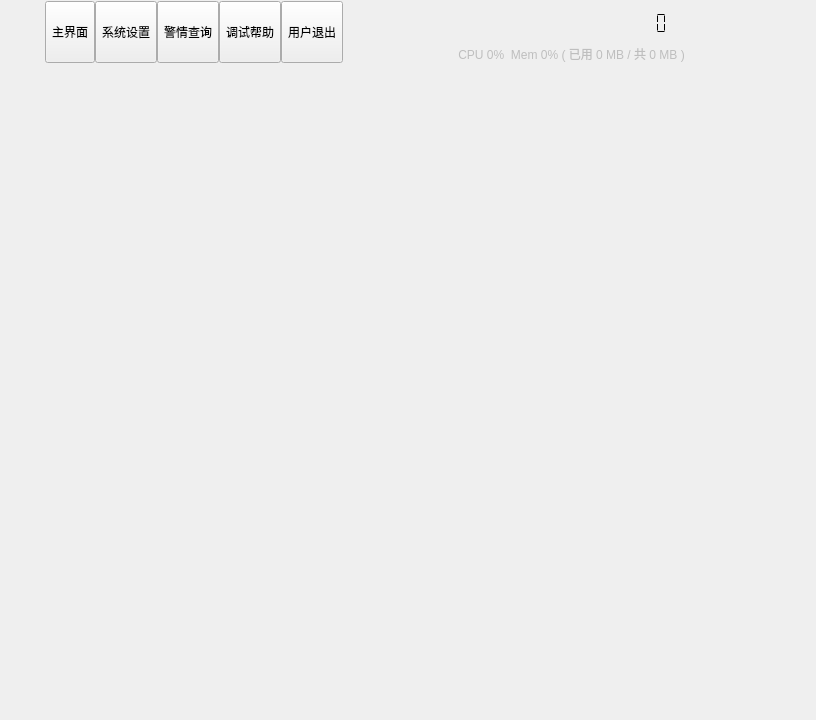
<?xml version="1.0" encoding="UTF-8"?>
<ui version="4.0">
 <class>frmMain</class>
 <widget class="QDialog" name="frmMain">
  <property name="geometry">
   <rect>
    <x>0</x>
    <y>0</y>
    <width>816</width>
    <height>720</height>
   </rect>
  </property>
  <property name="windowTitle">
   <string>Form</string>
  </property>
  <layout class="QVBoxLayout" name="verticalLayout">
   <property name="spacing">
    <number>0</number>
   </property>
   <property name="leftMargin">
    <number>1</number>
   </property>
   <property name="topMargin">
    <number>1</number>
   </property>
   <property name="rightMargin">
    <number>1</number>
   </property>
   <property name="bottomMargin">
    <number>1</number>
   </property>
   <item>
    <widget class="QWidget" name="widget_title" native="true">
     <property name="sizePolicy">
      <sizepolicy hsizetype="Preferred" vsizetype="Fixed">
       <horstretch>0</horstretch>
       <verstretch>0</verstretch>
      </sizepolicy>
     </property>
     <layout class="QHBoxLayout" name="horizontalLayout_2">
      <property name="spacing">
       <number>10</number>
      </property>
      <property name="leftMargin">
       <number>10</number>
      </property>
      <property name="topMargin">
       <number>0</number>
      </property>
      <property name="rightMargin">
       <number>0</number>
      </property>
      <property name="bottomMargin">
       <number>0</number>
      </property>
      <item>
       <widget class="QLabel" name="lab_Ico">
        <property name="text">
         <string/>
        </property>
        <property name="alignment">
         <set>Qt::AlignCenter</set>
        </property>
       </widget>
      </item>
      <item>
       <widget class="QLabel" name="lab_Title">
        <property name="styleSheet">
         <string notr="true"/>
        </property>
        <property name="text">
         <string/>
        </property>
        <property name="alignment">
         <set>Qt::AlignLeading|Qt::AlignLeft|Qt::AlignVCenter</set>
        </property>
       </widget>
      </item>
      <item>
       <widget class="QWidget" name="widget_top" native="true">
        <layout class="QHBoxLayout" name="horizontalLayout_3">
         <property name="spacing">
          <number>0</number>
         </property>
         <property name="leftMargin">
          <number>0</number>
         </property>
         <property name="topMargin">
          <number>0</number>
         </property>
         <property name="rightMargin">
          <number>0</number>
         </property>
         <property name="bottomMargin">
          <number>0</number>
         </property>
         <item>
          <widget class="QToolButton" name="btnMain">
           <property name="sizePolicy">
            <sizepolicy hsizetype="Fixed" vsizetype="Expanding">
             <horstretch>0</horstretch>
             <verstretch>0</verstretch>
            </sizepolicy>
           </property>
           <property name="text">
            <string>主界面</string>
           </property>
           <property name="icon">
            <iconset resource="../other/main.qrc">
             <normaloff>:/banner/main_main.png</normaloff>:/banner/main_main.png</iconset>
           </property>
           <property name="toolButtonStyle">
            <enum>Qt::ToolButtonTextUnderIcon</enum>
           </property>
          </widget>
         </item>
         <item>
          <widget class="QToolButton" name="btnConfig">
           <property name="sizePolicy">
            <sizepolicy hsizetype="Fixed" vsizetype="Expanding">
             <horstretch>0</horstretch>
             <verstretch>0</verstretch>
            </sizepolicy>
           </property>
           <property name="text">
            <string>系统设置</string>
           </property>
           <property name="icon">
            <iconset resource="../other/main.qrc">
             <normaloff>:/banner/main_config.png</normaloff>:/banner/main_config.png</iconset>
           </property>
           <property name="toolButtonStyle">
            <enum>Qt::ToolButtonTextUnderIcon</enum>
           </property>
          </widget>
         </item>
         <item>
          <widget class="QToolButton" name="btnData">
           <property name="sizePolicy">
            <sizepolicy hsizetype="Fixed" vsizetype="Expanding">
             <horstretch>0</horstretch>
             <verstretch>0</verstretch>
            </sizepolicy>
           </property>
           <property name="text">
            <string>警情查询</string>
           </property>
           <property name="icon">
            <iconset resource="../other/main.qrc">
             <normaloff>:/banner/main_data.png</normaloff>:/banner/main_data.png</iconset>
           </property>
           <property name="checked">
            <bool>false</bool>
           </property>
           <property name="toolButtonStyle">
            <enum>Qt::ToolButtonTextUnderIcon</enum>
           </property>
          </widget>
         </item>
         <item>
          <widget class="QToolButton" name="btnHelp">
           <property name="sizePolicy">
            <sizepolicy hsizetype="Fixed" vsizetype="Expanding">
             <horstretch>0</horstretch>
             <verstretch>0</verstretch>
            </sizepolicy>
           </property>
           <property name="styleSheet">
            <string notr="true"/>
           </property>
           <property name="text">
            <string>调试帮助</string>
           </property>
           <property name="icon">
            <iconset resource="../other/main.qrc">
             <normaloff>:/banner/main_help.png</normaloff>:/banner/main_help.png</iconset>
           </property>
           <property name="toolButtonStyle">
            <enum>Qt::ToolButtonTextUnderIcon</enum>
           </property>
          </widget>
         </item>
         <item>
          <widget class="QToolButton" name="btnExit">
           <property name="sizePolicy">
            <sizepolicy hsizetype="Fixed" vsizetype="Expanding">
             <horstretch>0</horstretch>
             <verstretch>0</verstretch>
            </sizepolicy>
           </property>
           <property name="styleSheet">
            <string notr="true"/>
           </property>
           <property name="text">
            <string>用户退出</string>
           </property>
           <property name="icon">
            <iconset resource="../other/main.qrc">
             <normaloff>:/banner/main_exit.png</normaloff>:/banner/main_exit.png</iconset>
           </property>
           <property name="toolButtonStyle">
            <enum>Qt::ToolButtonTextUnderIcon</enum>
           </property>
          </widget>
         </item>
         <item>
          <spacer name="horizontalSpacer">
           <property name="orientation">
            <enum>Qt::Horizontal</enum>
           </property>
           <property name="sizeHint" stdset="0">
            <size>
             <width>40</width>
             <height>20</height>
            </size>
           </property>
          </spacer>
         </item>
         <item>
          <layout class="QVBoxLayout" name="layTopRight">
           <property name="spacing">
            <number>0</number>
           </property>
           <property name="topMargin">
            <number>0</number>
           </property>
           <item>
            <widget class="DateTimeLcd" name="lcdNumber">
             <property name="sizePolicy">
              <sizepolicy hsizetype="Minimum" vsizetype="Expanding">
               <horstretch>0</horstretch>
               <verstretch>0</verstretch>
              </sizepolicy>
             </property>
             <property name="styleSheet">
              <string notr="true"/>
             </property>
             <property name="frameShape">
              <enum>QFrame::NoFrame</enum>
             </property>
             <property name="digitCount">
              <number>19</number>
             </property>
             <property name="segmentStyle">
              <enum>QLCDNumber::Flat</enum>
             </property>
            </widget>
           </item>
           <item>
            <widget class="CpuMemoryLabel" name="labCPUMemory">
             <property name="enabled">
              <bool>false</bool>
             </property>
             <property name="text">
              <string>CPU 0%  Mem 0% ( 已用 0 MB / 共 0 MB )</string>
             </property>
             <property name="alignment">
              <set>Qt::AlignCenter</set>
             </property>
            </widget>
           </item>
          </layout>
         </item>
        </layout>
       </widget>
      </item>
      <item>
       <widget class="QWidget" name="widget_menu" native="true">
        <layout class="QGridLayout" name="gridLayout_2">
         <property name="leftMargin">
          <number>0</number>
         </property>
         <property name="topMargin">
          <number>0</number>
         </property>
         <property name="rightMargin">
          <number>0</number>
         </property>
         <property name="bottomMargin">
          <number>0</number>
         </property>
         <property name="spacing">
          <number>0</number>
         </property>
         <item row="1" column="1" colspan="3">
          <spacer name="verticalSpacer">
           <property name="orientation">
            <enum>Qt::Vertical</enum>
           </property>
           <property name="sizeHint" stdset="0">
            <size>
             <width>20</width>
             <height>40</height>
            </size>
           </property>
          </spacer>
         </item>
         <item row="0" column="1">
          <widget class="QPushButton" name="btnMenu_Min">
           <property name="sizePolicy">
            <sizepolicy hsizetype="Minimum" vsizetype="Expanding">
             <horstretch>0</horstretch>
             <verstretch>0</verstretch>
            </sizepolicy>
           </property>
           <property name="minimumSize">
            <size>
             <width>35</width>
             <height>0</height>
            </size>
           </property>
           <property name="cursor">
            <cursorShape>ArrowCursor</cursorShape>
           </property>
           <property name="focusPolicy">
            <enum>Qt::NoFocus</enum>
           </property>
           <property name="toolTip">
            <string>最小化</string>
           </property>
           <property name="text">
            <string/>
           </property>
           <property name="flat">
            <bool>true</bool>
           </property>
          </widget>
         </item>
         <item row="0" column="3">
          <widget class="QPushButton" name="btnMenu_Close">
           <property name="sizePolicy">
            <sizepolicy hsizetype="Minimum" vsizetype="Expanding">
             <horstretch>0</horstretch>
             <verstretch>0</verstretch>
            </sizepolicy>
           </property>
           <property name="minimumSize">
            <size>
             <width>35</width>
             <height>0</height>
            </size>
           </property>
           <property name="cursor">
            <cursorShape>ArrowCursor</cursorShape>
           </property>
           <property name="focusPolicy">
            <enum>Qt::NoFocus</enum>
           </property>
           <property name="toolTip">
            <string>关闭</string>
           </property>
           <property name="text">
            <string/>
           </property>
           <property name="flat">
            <bool>true</bool>
           </property>
          </widget>
         </item>
         <item row="0" column="2">
          <widget class="QPushButton" name="btnMenu_Max">
           <property name="sizePolicy">
            <sizepolicy hsizetype="Minimum" vsizetype="Expanding">
             <horstretch>0</horstretch>
             <verstretch>0</verstretch>
            </sizepolicy>
           </property>
           <property name="minimumSize">
            <size>
             <width>35</width>
             <height>0</height>
            </size>
           </property>
           <property name="focusPolicy">
            <enum>Qt::NoFocus</enum>
           </property>
           <property name="text">
            <string/>
           </property>
           <property name="flat">
            <bool>true</bool>
           </property>
          </widget>
         </item>
        </layout>
       </widget>
      </item>
     </layout>
    </widget>
   </item>
   <item>
    <widget class="QStackedWidget" name="stackedWidget"/>
   </item>
   <item>
    <widget class="BottomWidget" name="widget_bottom" native="true"/>
   </item>
  </layout>
 </widget>
 <customwidgets>
  <customwidget>
   <class>CpuMemoryLabel</class>
   <extends>QLabel</extends>
   <header>cpumemorylabel.h</header>
  </customwidget>
  <customwidget>
   <class>DateTimeLcd</class>
   <extends>QLCDNumber</extends>
   <header>datetimelcd.h</header>
  </customwidget>
  <customwidget>
   <class>BottomWidget</class>
   <extends>QWidget</extends>
   <header>bottomwidget.h</header>
   <container>1</container>
  </customwidget>
 </customwidgets>
 <resources>
  <include location="../other/main.qrc"/>
 </resources>
 <connections/>
</ui>
